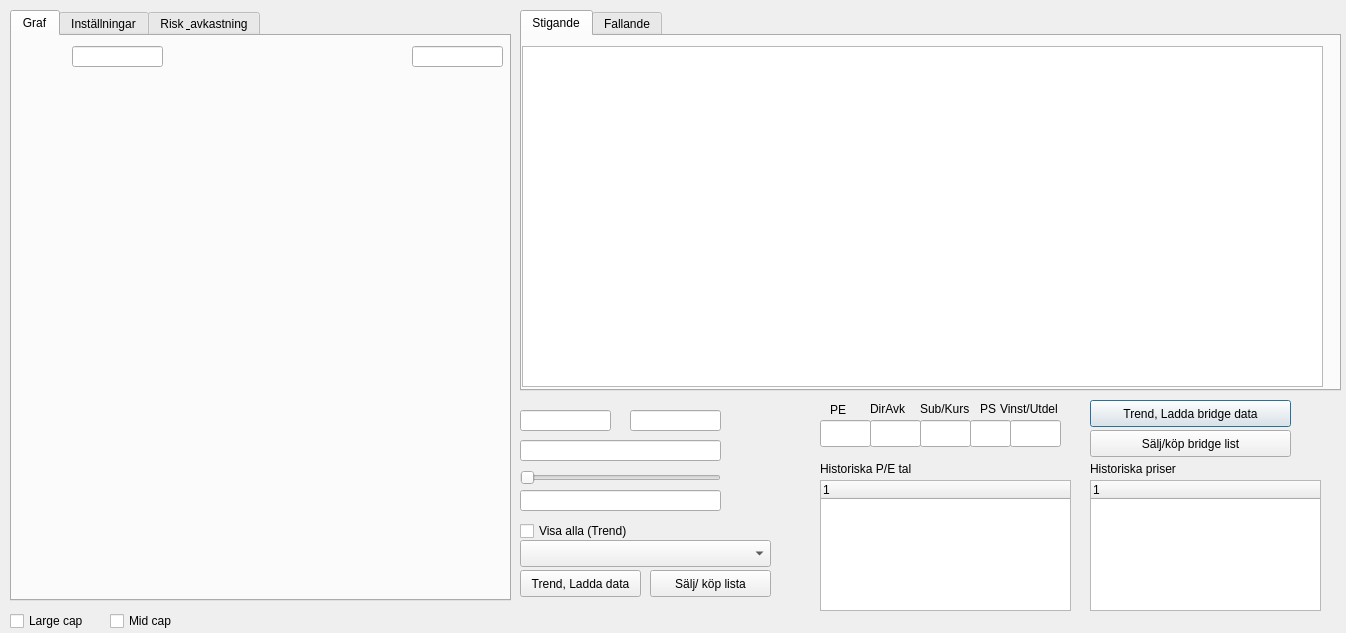
<?xml version="1.0" encoding="UTF-8"?>
<ui version="4.0">
 <class>LeastSquaresTaDlg</class>
 <widget class="QDialog" name="LeastSquaresTaDlg">
  <property name="geometry">
   <rect>
    <x>0</x>
    <y>0</y>
    <width>1346</width>
    <height>633</height>
   </rect>
  </property>
  <property name="windowTitle">
   <string>Dialog</string>
  </property>
  <widget class="QTabWidget" name="Avkastning">
   <property name="geometry">
    <rect>
     <x>10</x>
     <y>10</y>
     <width>501</width>
     <height>591</height>
    </rect>
   </property>
   <property name="font">
    <font>
     <pointsize>9</pointsize>
    </font>
   </property>
   <property name="currentIndex">
    <number>0</number>
   </property>
   <widget class="QWidget" name="tab">
    <attribute name="title">
     <string>Graf</string>
    </attribute>
    <widget class="QwtPlot" name="qwtPlotLSqr">
     <property name="geometry">
      <rect>
       <x>10</x>
       <y>30</y>
       <width>481</width>
       <height>331</height>
      </rect>
     </property>
     <property name="font">
      <font>
       <pointsize>9</pointsize>
      </font>
     </property>
    </widget>
    <widget class="QLineEdit" name="lineEditStartDateLSqrt">
     <property name="geometry">
      <rect>
       <x>60</x>
       <y>10</y>
       <width>91</width>
       <height>21</height>
      </rect>
     </property>
     <property name="font">
      <font>
       <pointsize>11</pointsize>
      </font>
     </property>
    </widget>
    <widget class="QLineEdit" name="lineEditStopDateLSqrt">
     <property name="geometry">
      <rect>
       <x>400</x>
       <y>10</y>
       <width>91</width>
       <height>21</height>
      </rect>
     </property>
     <property name="font">
      <font>
       <pointsize>11</pointsize>
      </font>
     </property>
     <property name="alignment">
      <set>Qt::AlignRight|Qt::AlignTrailing|Qt::AlignVCenter</set>
     </property>
    </widget>
    <widget class="QwtPlot" name="qwtPlotLSqr_2">
     <property name="geometry">
      <rect>
       <x>10</x>
       <y>370</y>
       <width>481</width>
       <height>181</height>
      </rect>
     </property>
    </widget>
   </widget>
   <widget class="QWidget" name="tab_2">
    <attribute name="title">
     <string>Inställningar</string>
    </attribute>
    <widget class="QCheckBox" name="checkBoxLinjerRegLSqrt">
     <property name="geometry">
      <rect>
       <x>20</x>
       <y>110</y>
       <width>151</width>
       <height>22</height>
      </rect>
     </property>
     <property name="text">
      <string>Linjer Regression</string>
     </property>
    </widget>
    <widget class="QCheckBox" name="checkBoxLongMvAvgLSqrt">
     <property name="geometry">
      <rect>
       <x>20</x>
       <y>50</y>
       <width>151</width>
       <height>22</height>
      </rect>
     </property>
     <property name="text">
      <string>Long Moving Avg</string>
     </property>
     <property name="checked">
      <bool>true</bool>
     </property>
    </widget>
    <widget class="QCheckBox" name="checkBoxMidMvAvgLSqrt">
     <property name="geometry">
      <rect>
       <x>20</x>
       <y>30</y>
       <width>151</width>
       <height>22</height>
      </rect>
     </property>
     <property name="text">
      <string>Mid Moving Avg</string>
     </property>
     <property name="checked">
      <bool>true</bool>
     </property>
    </widget>
    <widget class="QCheckBox" name="checkBoxBollingBandLSqrt">
     <property name="geometry">
      <rect>
       <x>20</x>
       <y>90</y>
       <width>111</width>
       <height>22</height>
      </rect>
     </property>
     <property name="text">
      <string>Bollingband</string>
     </property>
    </widget>
    <widget class="QCheckBox" name="checkBoxShortMvAvgLSqrt">
     <property name="geometry">
      <rect>
       <x>20</x>
       <y>10</y>
       <width>151</width>
       <height>22</height>
      </rect>
     </property>
     <property name="text">
      <string>Short Moving Avg </string>
     </property>
     <property name="checked">
      <bool>true</bool>
     </property>
    </widget>
    <widget class="QRadioButton" name="radioButton">
     <property name="geometry">
      <rect>
       <x>20</x>
       <y>210</y>
       <width>117</width>
       <height>22</height>
      </rect>
     </property>
     <property name="text">
      <string>No Indicator</string>
     </property>
    </widget>
    <widget class="QRadioButton" name="radioButStochastics">
     <property name="geometry">
      <rect>
       <x>20</x>
       <y>260</y>
       <width>121</width>
       <height>22</height>
      </rect>
     </property>
     <property name="text">
      <string>Stochastics</string>
     </property>
    </widget>
    <widget class="QRadioButton" name="radioButMacd">
     <property name="geometry">
      <rect>
       <x>20</x>
       <y>320</y>
       <width>117</width>
       <height>22</height>
      </rect>
     </property>
     <property name="text">
      <string>MACD</string>
     </property>
    </widget>
    <widget class="QRadioButton" name="radioButRoc">
     <property name="geometry">
      <rect>
       <x>20</x>
       <y>300</y>
       <width>117</width>
       <height>22</height>
      </rect>
     </property>
     <property name="text">
      <string>ROC</string>
     </property>
    </widget>
    <widget class="QRadioButton" name="radioButMomentum">
     <property name="geometry">
      <rect>
       <x>20</x>
       <y>240</y>
       <width>131</width>
       <height>16</height>
      </rect>
     </property>
     <property name="text">
      <string>Momentum</string>
     </property>
    </widget>
    <widget class="QRadioButton" name="radioButRSI">
     <property name="geometry">
      <rect>
       <x>20</x>
       <y>280</y>
       <width>151</width>
       <height>22</height>
      </rect>
     </property>
     <property name="text">
      <string>RSI</string>
     </property>
     <property name="checked">
      <bool>true</bool>
     </property>
    </widget>
    <widget class="QCheckBox" name="checkBoxVolume">
     <property name="geometry">
      <rect>
       <x>20</x>
       <y>150</y>
       <width>97</width>
       <height>22</height>
      </rect>
     </property>
     <property name="text">
      <string>Volume</string>
     </property>
    </widget>
   </widget>
   <widget class="QWidget" name="tab_5">
    <attribute name="title">
     <string>Risk &amp; avkastning</string>
    </attribute>
    <widget class="QwtPlot" name="qwtPlotLSqr_3">
     <property name="geometry">
      <rect>
       <x>0</x>
       <y>0</y>
       <width>481</width>
       <height>281</height>
      </rect>
     </property>
     <property name="font">
      <font>
       <pointsize>9</pointsize>
      </font>
     </property>
    </widget>
    <widget class="QwtPlot" name="qwtPlotLSqr_4">
     <property name="geometry">
      <rect>
       <x>0</x>
       <y>280</y>
       <width>481</width>
       <height>281</height>
      </rect>
     </property>
     <property name="font">
      <font>
       <pointsize>9</pointsize>
      </font>
     </property>
    </widget>
   </widget>
  </widget>
  <widget class="QTabWidget" name="tabWidget_2">
   <property name="geometry">
    <rect>
     <x>520</x>
     <y>10</y>
     <width>821</width>
     <height>381</height>
    </rect>
   </property>
   <property name="font">
    <font>
     <pointsize>9</pointsize>
    </font>
   </property>
   <property name="currentIndex">
    <number>0</number>
   </property>
   <widget class="QWidget" name="tab_3">
    <attribute name="title">
     <string>Stigande</string>
    </attribute>
    <widget class="QTableView" name="tableViewLeastSquare">
     <property name="geometry">
      <rect>
       <x>0</x>
       <y>10</y>
       <width>801</width>
       <height>341</height>
      </rect>
     </property>
     <property name="font">
      <font>
       <pointsize>9</pointsize>
      </font>
     </property>
    </widget>
   </widget>
   <widget class="QWidget" name="tab_4">
    <attribute name="title">
     <string>Fallande</string>
    </attribute>
    <widget class="QTableView" name="tableViewLeastSquare_2">
     <property name="geometry">
      <rect>
       <x>0</x>
       <y>10</y>
       <width>811</width>
       <height>331</height>
      </rect>
     </property>
     <property name="font">
      <font>
       <pointsize>9</pointsize>
      </font>
     </property>
    </widget>
   </widget>
  </widget>
  <widget class="QTreeWidget" name="treeWidget_6LSqrt">
   <property name="geometry">
    <rect>
     <x>820</x>
     <y>480</y>
     <width>251</width>
     <height>131</height>
    </rect>
   </property>
   <property name="font">
    <font>
     <pointsize>9</pointsize>
    </font>
   </property>
   <column>
    <property name="text">
     <string notr="true">1</string>
    </property>
   </column>
  </widget>
  <widget class="QLabel" name="label_6">
   <property name="geometry">
    <rect>
     <x>870</x>
     <y>400</y>
     <width>41</width>
     <height>17</height>
    </rect>
   </property>
   <property name="font">
    <font>
     <pointsize>9</pointsize>
    </font>
   </property>
   <property name="text">
    <string>DirAvk</string>
   </property>
  </widget>
  <widget class="QTreeWidget" name="treeWidget_5LSqrt">
   <property name="geometry">
    <rect>
     <x>1090</x>
     <y>480</y>
     <width>231</width>
     <height>131</height>
    </rect>
   </property>
   <property name="font">
    <font>
     <pointsize>9</pointsize>
    </font>
   </property>
   <column>
    <property name="text">
     <string notr="true">1</string>
    </property>
   </column>
  </widget>
  <widget class="QLabel" name="label_3">
   <property name="geometry">
    <rect>
     <x>980</x>
     <y>400</y>
     <width>16</width>
     <height>17</height>
    </rect>
   </property>
   <property name="font">
    <font>
     <pointsize>9</pointsize>
    </font>
   </property>
   <property name="text">
    <string>PS</string>
   </property>
  </widget>
  <widget class="QLineEdit" name="lineEditEarningsDivByDividendLSqrt">
   <property name="geometry">
    <rect>
     <x>1010</x>
     <y>420</y>
     <width>51</width>
     <height>27</height>
    </rect>
   </property>
   <property name="font">
    <font>
     <pointsize>9</pointsize>
    </font>
   </property>
  </widget>
  <widget class="QLabel" name="label_4">
   <property name="geometry">
    <rect>
     <x>1000</x>
     <y>400</y>
     <width>71</width>
     <height>17</height>
    </rect>
   </property>
   <property name="font">
    <font>
     <pointsize>9</pointsize>
    </font>
   </property>
   <property name="text">
    <string>Vinst/Utdel</string>
   </property>
  </widget>
  <widget class="QPushButton" name="GetDbDataButton">
   <property name="geometry">
    <rect>
     <x>1090</x>
     <y>400</y>
     <width>201</width>
     <height>27</height>
    </rect>
   </property>
   <property name="font">
    <font>
     <pointsize>9</pointsize>
    </font>
   </property>
   <property name="text">
    <string>Trend, Ladda bridge data</string>
   </property>
  </widget>
  <widget class="QLabel" name="label_5">
   <property name="geometry">
    <rect>
     <x>920</x>
     <y>400</y>
     <width>51</width>
     <height>17</height>
    </rect>
   </property>
   <property name="font">
    <font>
     <pointsize>9</pointsize>
    </font>
   </property>
   <property name="text">
    <string>Sub/Kurs</string>
   </property>
  </widget>
  <widget class="QLineEdit" name="lineEditYieldLSqrt">
   <property name="geometry">
    <rect>
     <x>870</x>
     <y>420</y>
     <width>51</width>
     <height>27</height>
    </rect>
   </property>
   <property name="font">
    <font>
     <pointsize>9</pointsize>
    </font>
   </property>
  </widget>
  <widget class="QLineEdit" name="lineEditPELSqrt">
   <property name="geometry">
    <rect>
     <x>820</x>
     <y>420</y>
     <width>51</width>
     <height>27</height>
    </rect>
   </property>
   <property name="font">
    <font>
     <pointsize>9</pointsize>
    </font>
   </property>
  </widget>
  <widget class="QCheckBox" name="midCapCheckBox">
   <property name="geometry">
    <rect>
     <x>110</x>
     <y>610</y>
     <width>210</width>
     <height>22</height>
    </rect>
   </property>
   <property name="font">
    <font>
     <pointsize>9</pointsize>
    </font>
   </property>
   <property name="text">
    <string>Mid cap</string>
   </property>
  </widget>
  <widget class="QLabel" name="label_17">
   <property name="geometry">
    <rect>
     <x>820</x>
     <y>460</y>
     <width>101</width>
     <height>17</height>
    </rect>
   </property>
   <property name="font">
    <font>
     <pointsize>9</pointsize>
    </font>
   </property>
   <property name="text">
    <string>Historiska P/E tal</string>
   </property>
  </widget>
  <widget class="QLabel" name="label_16">
   <property name="geometry">
    <rect>
     <x>1090</x>
     <y>460</y>
     <width>181</width>
     <height>17</height>
    </rect>
   </property>
   <property name="font">
    <font>
     <pointsize>9</pointsize>
    </font>
   </property>
   <property name="text">
    <string>Historiska priser</string>
   </property>
  </widget>
  <widget class="QLineEdit" name="lineEditNavDivLastStockPriceLSqrt">
   <property name="geometry">
    <rect>
     <x>920</x>
     <y>420</y>
     <width>51</width>
     <height>27</height>
    </rect>
   </property>
   <property name="font">
    <font>
     <pointsize>9</pointsize>
    </font>
   </property>
  </widget>
  <widget class="QLabel" name="label_2">
   <property name="geometry">
    <rect>
     <x>830</x>
     <y>400</y>
     <width>21</width>
     <height>20</height>
    </rect>
   </property>
   <property name="font">
    <font>
     <pointsize>9</pointsize>
    </font>
   </property>
   <property name="text">
    <string>PE</string>
   </property>
  </widget>
  <widget class="QLineEdit" name="lineEditPsLSqrt">
   <property name="geometry">
    <rect>
     <x>970</x>
     <y>420</y>
     <width>41</width>
     <height>27</height>
    </rect>
   </property>
   <property name="font">
    <font>
     <pointsize>9</pointsize>
    </font>
   </property>
  </widget>
  <widget class="QCheckBox" name="largeCapCheckBox">
   <property name="geometry">
    <rect>
     <x>10</x>
     <y>610</y>
     <width>210</width>
     <height>22</height>
    </rect>
   </property>
   <property name="font">
    <font>
     <pointsize>9</pointsize>
    </font>
   </property>
   <property name="text">
    <string>Large cap</string>
   </property>
  </widget>
  <widget class="QLineEdit" name="lineEditAssetNameLSqrt">
   <property name="geometry">
    <rect>
     <x>520</x>
     <y>490</y>
     <width>201</width>
     <height>21</height>
    </rect>
   </property>
   <property name="font">
    <font>
     <pointsize>11</pointsize>
    </font>
   </property>
  </widget>
  <widget class="QLineEdit" name="setEndDateLineEditLSqrt">
   <property name="geometry">
    <rect>
     <x>630</x>
     <y>410</y>
     <width>91</width>
     <height>21</height>
    </rect>
   </property>
   <property name="font">
    <font>
     <pointsize>11</pointsize>
    </font>
   </property>
  </widget>
  <widget class="QLineEdit" name="setStartDateLineEditLSqrt">
   <property name="geometry">
    <rect>
     <x>520</x>
     <y>410</y>
     <width>91</width>
     <height>21</height>
    </rect>
   </property>
   <property name="font">
    <font>
     <pointsize>11</pointsize>
    </font>
   </property>
  </widget>
  <widget class="QLineEdit" name="timePeriodLlineEditLSqrt">
   <property name="geometry">
    <rect>
     <x>520</x>
     <y>440</y>
     <width>201</width>
     <height>21</height>
    </rect>
   </property>
   <property name="font">
    <font>
     <pointsize>11</pointsize>
    </font>
   </property>
  </widget>
  <widget class="QSlider" name="selTimePeriodSliderLSqrt">
   <property name="geometry">
    <rect>
     <x>520</x>
     <y>470</y>
     <width>201</width>
     <height>16</height>
    </rect>
   </property>
   <property name="maximum">
    <number>11</number>
   </property>
   <property name="pageStep">
    <number>11</number>
   </property>
   <property name="value">
    <number>0</number>
   </property>
   <property name="sliderPosition">
    <number>0</number>
   </property>
   <property name="orientation">
    <enum>Qt::Horizontal</enum>
   </property>
   <property name="invertedAppearance">
    <bool>false</bool>
   </property>
   <property name="invertedControls">
    <bool>false</bool>
   </property>
  </widget>
  <widget class="QPushButton" name="pushButton">
   <property name="geometry">
    <rect>
     <x>520</x>
     <y>570</y>
     <width>121</width>
     <height>27</height>
    </rect>
   </property>
   <property name="font">
    <font>
     <pointsize>9</pointsize>
    </font>
   </property>
   <property name="text">
    <string>Trend, Ladda data</string>
   </property>
  </widget>
  <widget class="QCheckBox" name="showAllCheckBox">
   <property name="geometry">
    <rect>
     <x>520</x>
     <y>520</y>
     <width>121</width>
     <height>22</height>
    </rect>
   </property>
   <property name="font">
    <font>
     <pointsize>9</pointsize>
    </font>
   </property>
   <property name="text">
    <string>Visa alla (Trend)</string>
   </property>
  </widget>
  <widget class="QComboBox" name="stockListComboBoxSqrt">
   <property name="geometry">
    <rect>
     <x>520</x>
     <y>540</y>
     <width>251</width>
     <height>27</height>
    </rect>
   </property>
  </widget>
  <widget class="QPushButton" name="SellSigPushButton">
   <property name="geometry">
    <rect>
     <x>650</x>
     <y>570</y>
     <width>121</width>
     <height>27</height>
    </rect>
   </property>
   <property name="font">
    <font>
     <pointsize>9</pointsize>
    </font>
   </property>
   <property name="text">
    <string>Sälj/ köp lista</string>
   </property>
  </widget>
  <widget class="QPushButton" name="SellBuyBridgeListpushButton_2">
   <property name="geometry">
    <rect>
     <x>1090</x>
     <y>430</y>
     <width>201</width>
     <height>27</height>
    </rect>
   </property>
   <property name="font">
    <font>
     <pointsize>9</pointsize>
    </font>
   </property>
   <property name="text">
    <string>Sälj/köp bridge list</string>
   </property>
  </widget>
  <zorder>largeCapCheckBox</zorder>
  <zorder>Avkastning</zorder>
  <zorder>tabWidget_2</zorder>
  <zorder>treeWidget_6LSqrt</zorder>
  <zorder>label_6</zorder>
  <zorder>treeWidget_5LSqrt</zorder>
  <zorder>label_3</zorder>
  <zorder>lineEditEarningsDivByDividendLSqrt</zorder>
  <zorder>label_4</zorder>
  <zorder>GetDbDataButton</zorder>
  <zorder>label_5</zorder>
  <zorder>lineEditYieldLSqrt</zorder>
  <zorder>lineEditPELSqrt</zorder>
  <zorder>midCapCheckBox</zorder>
  <zorder>label_17</zorder>
  <zorder>label_16</zorder>
  <zorder>lineEditNavDivLastStockPriceLSqrt</zorder>
  <zorder>label_2</zorder>
  <zorder>lineEditPsLSqrt</zorder>
  <zorder>lineEditAssetNameLSqrt</zorder>
  <zorder>setEndDateLineEditLSqrt</zorder>
  <zorder>setStartDateLineEditLSqrt</zorder>
  <zorder>timePeriodLlineEditLSqrt</zorder>
  <zorder>selTimePeriodSliderLSqrt</zorder>
  <zorder>pushButton</zorder>
  <zorder>showAllCheckBox</zorder>
  <zorder>stockListComboBoxSqrt</zorder>
  <zorder>SellSigPushButton</zorder>
  <zorder>SellBuyBridgeListpushButton_2</zorder>
 </widget>
 <customwidgets>
  <customwidget>
   <class>QwtPlot</class>
   <extends>QFrame</extends>
   <header>qwt_plot.h</header>
   <container>1</container>
  </customwidget>
 </customwidgets>
 <resources/>
 <connections/>
</ui>
